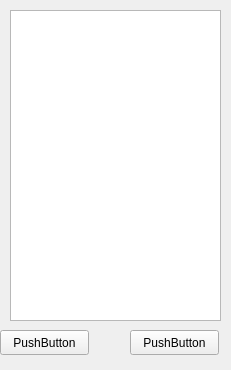
<?xml version="1.0" encoding="UTF-8"?>
<ui version="4.0">
 <class>MainWindow</class>
 <widget class="QMainWindow" name="MainWindow">
  <property name="geometry">
   <rect>
    <x>0</x>
    <y>0</y>
    <width>231</width>
    <height>370</height>
   </rect>
  </property>
  <property name="windowTitle">
   <string>MainWindow</string>
  </property>
  <widget class="QWidget" name="centralwidget">
   <widget class="QPushButton" name="add">
    <property name="geometry">
     <rect>
      <x>0</x>
      <y>330</y>
      <width>89</width>
      <height>25</height>
     </rect>
    </property>
    <property name="text">
     <string>PushButton</string>
    </property>
   </widget>
   <widget class="QPushButton" name="rem">
    <property name="geometry">
     <rect>
      <x>130</x>
      <y>330</y>
      <width>89</width>
      <height>25</height>
     </rect>
    </property>
    <property name="text">
     <string>PushButton</string>
    </property>
   </widget>
   <widget class="QListWidget" name="listWidget_friends">
    <property name="geometry">
     <rect>
      <x>10</x>
      <y>10</y>
      <width>211</width>
      <height>311</height>
     </rect>
    </property>
   </widget>
  </widget>
 </widget>
 <resources/>
 <connections/>
</ui>
